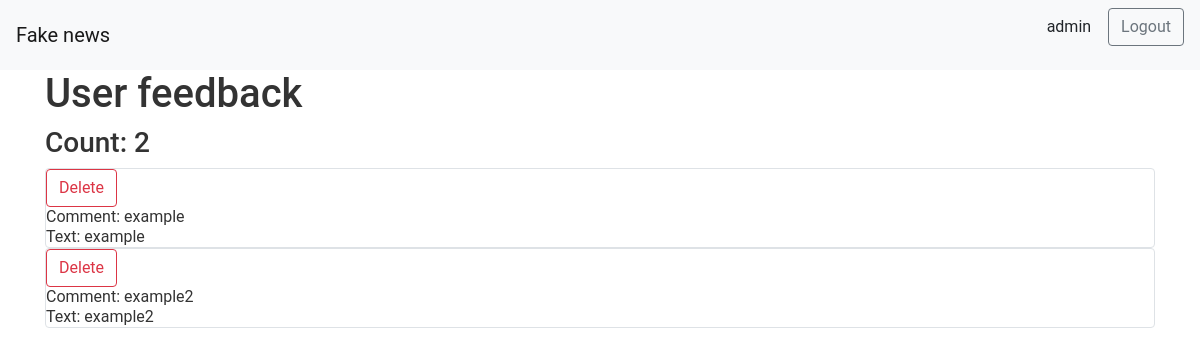
Before: /account (signed in) with the older database file.
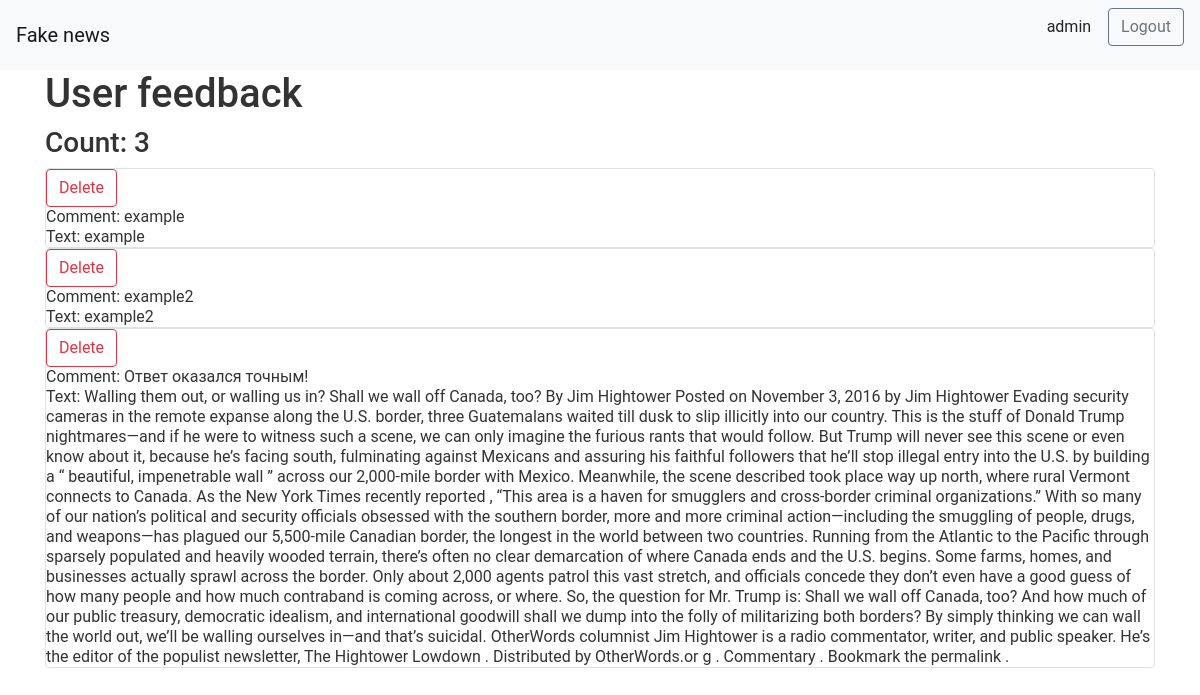
After: the same page with the newer database file.
### data/users.py (models this page shows, shortened)
class User(SqlAlchemyBase, UserMixin):
    __tablename__ = 'users'
    id = sqlalchemy.Column(sqlalchemy.Integer, primary_key=True, autoincrement=True)
    name = sqlalchemy.Column(sqlalchemy.String)
    email = sqlalchemy.Column(sqlalchemy.String, unique=True)
    hashed_password = sqlalchemy.Column(sqlalchemy.String)
    last = sqlalchemy.Column(sqlalchemy.String)

class Mistakes(SqlAlchemyBase, UserMixin):
    __tablename__ = 'mistakes'
    id = sqlalchemy.Column(sqlalchemy.Integer, primary_key=True, autoincrement=True)
    text = sqlalchemy.Column(sqlalchemy.String)
    comment = sqlalchemy.Column(sqlalchemy.String)

### app.py (the view)
@app.route('/account')
@login_required
def account():
    if current_user.is_authenticated and current_user.id in ADMIN:
        session = db_session.create_session()
        mistakes = session.query(Mistakes).all()
        return render_template('account.html', mistakes=mistakes, count=len(mistakes))
    return redirect('/')

### app.py (called while the page is built)
@login_manager.user_loader
def load_user(user_id):
    session = db_session.create_session()
    return session.query(User).get(user_id)

### data/db_session.py (called while the page is built)
def create_session() -> Session:
    global __factory
    return __factory()

### templates/account.html
{% extends "base.html" %}
{% block content %}
<div>
<h1>User feedback</h1>
<h3>Count: {{ count }}</h3>
{% for item in mistakes%}
    <div class="col-md6 border rounded">
        <a href="/delete/{{ item.id }}" class="btn btn-outline-danger">Delete</a>
        <div>
            Comment: {{ item.comment }}
        </div>
        <div>
            Text: {{ item.text }}
        </div>
    </div>
</div>
{% endfor %}
{% endblock %}

### templates/base.html (shortened to what this page needs)
<!DOCTYPE html>
<html lang="en">
<head>
    <link rel="stylesheet"
          href="https://stackpath.bootstrapcdn.com/bootstrap/4.4.1/css/bootstrap.min.css"
>
    <link rel="stylesheet" href="/static/style.css">
</head>
<body>
    <nav class="navbar navbar-light bg-light">
        <a class="navbar-brand" href="/">Fake news</a>
        {% if current_user.is_authenticated %}
        <p>
            <a class="btn btn-light" href="/account">{{ current_user.name }}</a>
            <a class="btn btn-outline-secondary" href="/logout">Logout</a>
        </p>
        {% else %}
            <p>
                <a class="btn btn-outline-secondary" href="/register">Register</a>
                <a class="btn btn-secondary" href="/login">Login</a>
            </p>
        {% endif %}
    </nav>
    <main role="main" class="container">
        {% block content %}{% endblock %}
    </main>
</body>
</html>

### static/style.css (style rules this page uses)
html, body, div, button, canvas { margin:0; padding:0; }
body { font:normal 16px/20px Roboto, sans-serif; color:#333; background-color:#fff; }

Changed rows visible on the page:
added Mistakes: comment "Ответ оказался точным!", text "Walling them out, or walling us in? Shall we wall off Canada, too? By Jim Hightower Posted on November 3, 2016 by Jim Hightower Evading security cameras in the remote expanse along the U.S. border, three Guatemalans waited till dusk to slip illicitly into our country. This is the stuff of Donald Trump nightmares—and if he were to witness such a scene, we can only imagine the furious rants that would follow. But Trump will never see this scene or even know about it, because he’s facing south, fulminating against Mexicans and assuring his faithful followers that he’ll stop illegal entry into the U.S. by building a “ beautiful, impenetrable wall ” across our 2,000-mile border with Mexico.…"
Other visible differences:
{{ count }}: "2" → "3"
